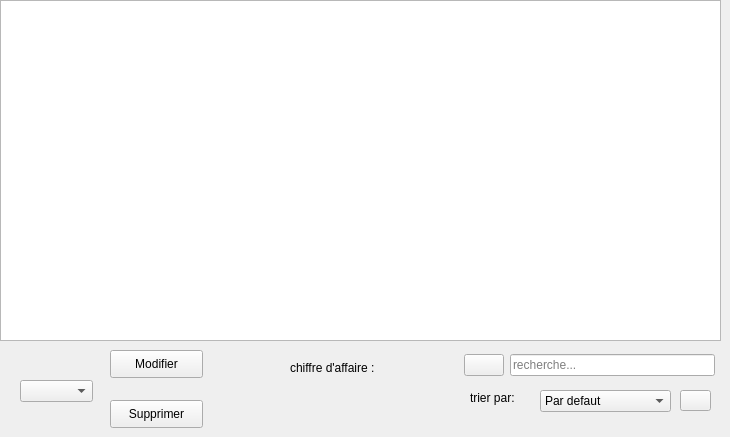
      <widget class="QWidget" name="afficheagencetab">
       <attribute name="title">
        <string>Affichage</string>
       </attribute>
       <widget class="QTableView" name="tableagence">
        <property name="geometry">
         <rect>
          <x>0</x>
          <y>0</y>
          <width>721</width>
          <height>341</height>
         </rect>
        </property>
       </widget>
       <widget class="QPushButton" name="supprimeragence">
        <property name="geometry">
         <rect>
          <x>110</x>
          <y>400</y>
          <width>93</width>
          <height>28</height>
         </rect>
        </property>
        <property name="text">
         <string>Supprimer</string>
        </property>
       </widget>
       <widget class="QPushButton" name="gomodiferA">
        <property name="geometry">
         <rect>
          <x>110</x>
          <y>350</y>
          <width>93</width>
          <height>28</height>
         </rect>
        </property>
        <property name="text">
         <string>Modifier</string>
        </property>
       </widget>
       <widget class="QComboBox" name="comboBoxidagence">
        <property name="geometry">
         <rect>
          <x>20</x>
          <y>380</y>
          <width>73</width>
          <height>22</height>
         </rect>
        </property>
       </widget>
       <widget class="QComboBox" name="comboBoxtrieagence">
        <property name="geometry">
         <rect>
          <x>540</x>
          <y>390</y>
          <width>131</width>
          <height>22</height>
         </rect>
        </property>
        <item>
         <property name="text">
          <string>Par defaut</string>
         </property>
        </item>
        <item>
         <property name="text">
          <string>Numero Agence</string>
         </property>
        </item>
        <item>
         <property name="text">
          <string>Nom Agence</string>
         </property>
        </item>
        <item>
         <property name="text">
          <string>Ville</string>
         </property>
        </item>
       </widget>
       <widget class="QLabel" name="labelagencetrie">
        <property name="geometry">
         <rect>
          <x>470</x>
          <y>390</y>
          <width>56</width>
          <height>16</height>
         </rect>
        </property>
        <property name="text">
         <string>trier par:</string>
        </property>
       </widget>
       <widget class="QPushButton" name="refreshA">
        <property name="geometry">
         <rect>
          <x>680</x>
          <y>390</y>
          <width>31</width>
          <height>21</height>
         </rect>
        </property>
        <property name="text">
         <string/>
        </property>
        <property name="icon">
         <iconset resource="GFX.qrc">
          <normaloff>:/refresh.png</normaloff>:/refresh.png</iconset>
        </property>
        <property name="iconSize">
         <size>
          <width>50</width>
          <height>50</height>
         </size>
        </property>
       </widget>
       <widget class="QWidget" name="layoutWidget_2">
        <property name="geometry">
         <rect>
          <x>464</x>
          <y>350</y>
          <width>251</width>
          <height>30</height>
         </rect>
        </property>
        <layout class="QHBoxLayout" name="horizontalLayoutrechercheA">
         <item>
          <widget class="QPushButton" name="iconrechercheagence">
           <property name="text">
            <string/>
           </property>
           <property name="icon">
            <iconset resource="GFX.qrc">
             <normaloff>:/search.png</normaloff>:/search.png</iconset>
           </property>
          </widget>
         </item>
         <item>
          <widget class="QLineEdit" name="rechercheragence">
           <property name="placeholderText">
            <string>recherche...</string>
           </property>
          </widget>
         </item>
        </layout>
       </widget>
       <widget class="QLabel" name="estimationchiffre">
        <property name="geometry">
         <rect>
          <x>230</x>
          <y>380</y>
          <width>221</width>
          <height>20</height>
         </rect>
        </property>
        <property name="text">
         <string/>
        </property>
       </widget>
       <widget class="QLabel" name="chiffredaffaire">
        <property name="geometry">
         <rect>
          <x>290</x>
          <y>360</y>
          <width>101</width>
          <height>16</height>
         </rect>
        </property>
        <property name="text">
         <string>chiffre d'affaire :</string>
        </property>
       </widget>
      </widget>
